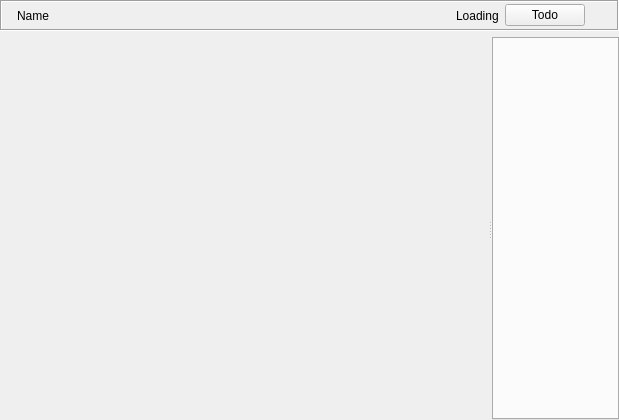
<?xml version="1.0" encoding="UTF-8"?>
<ui version="4.0">
 <class>GxsGroupFrameDialog</class>
 <widget class="QWidget" name="GxsGroupFrameDialog">
  <property name="geometry">
   <rect>
    <x>0</x>
    <y>0</y>
    <width>619</width>
    <height>420</height>
   </rect>
  </property>
  <layout class="QVBoxLayout" name="verticalLayout">
   <property name="leftMargin">
    <number>0</number>
   </property>
   <property name="topMargin">
    <number>0</number>
   </property>
   <property name="rightMargin">
    <number>0</number>
   </property>
   <property name="bottomMargin">
    <number>0</number>
   </property>
   <item>
    <widget class="QFrame" name="titleBarFrame">
     <property name="sizePolicy">
      <sizepolicy hsizetype="Preferred" vsizetype="Maximum">
       <horstretch>0</horstretch>
       <verstretch>0</verstretch>
      </sizepolicy>
     </property>
     <property name="frameShape">
      <enum>QFrame::Box</enum>
     </property>
     <property name="frameShadow">
      <enum>QFrame::Sunken</enum>
     </property>
     <layout class="QHBoxLayout" name="horizontalLayout_2">
      <property name="margin">
       <number>2</number>
      </property>
      <item>
       <widget class="QLabel" name="titleBarPixmap">
        <property name="maximumSize">
         <size>
          <width>24</width>
          <height>24</height>
         </size>
        </property>
        <property name="text">
         <string/>
        </property>
        <property name="pixmap">
         <pixmap resource="../images.qrc">:/images/konversation.png</pixmap>
        </property>
        <property name="scaledContents">
         <bool>true</bool>
        </property>
       </widget>
      </item>
      <item>
       <widget class="StyledLabel" name="titleBarLabel">
        <property name="text">
         <string notr="true">Name</string>
        </property>
       </widget>
      </item>
      <item>
       <spacer>
        <property name="orientation">
         <enum>Qt::Horizontal</enum>
        </property>
        <property name="sizeHint" stdset="0">
         <size>
          <width>123</width>
          <height>13</height>
         </size>
        </property>
       </spacer>
      </item>
      <item>
       <widget class="QLabel" name="loadingLabel">
        <property name="text">
         <string>Loading</string>
        </property>
       </widget>
      </item>
      <item>
       <widget class="QPushButton" name="todoPushButton">
        <property name="text">
         <string>Todo</string>
        </property>
       </widget>
      </item>
      <item>
       <widget class="QToolButton" name="helpButton">
        <property name="focusPolicy">
         <enum>Qt::NoFocus</enum>
        </property>
        <property name="icon">
         <iconset resource="../images.qrc">
          <normaloff>:/icons/help_64.png</normaloff>:/icons/help_64.png</iconset>
        </property>
        <property name="checkable">
         <bool>true</bool>
        </property>
        <property name="autoRaise">
         <bool>true</bool>
        </property>
       </widget>
      </item>
     </layout>
    </widget>
   </item>
   <item>
    <widget class="QSplitter" name="splitter">
     <property name="orientation">
      <enum>Qt::Horizontal</enum>
     </property>
     <widget class="GroupTreeWidget" name="groupTreeWidget" native="true">
      <property name="sizePolicy">
       <sizepolicy hsizetype="Preferred" vsizetype="Expanding">
        <horstretch>0</horstretch>
        <verstretch>0</verstretch>
       </sizepolicy>
      </property>
     </widget>
     <widget class="RSTabWidget" name="messageTabWidget">
      <property name="currentIndex">
       <number>-1</number>
      </property>
      <property name="tabsClosable">
       <bool>true</bool>
      </property>
      <property name="movable">
       <bool>true</bool>
      </property>
     </widget>
    </widget>
   </item>
  </layout>
  <action name="actionPrint">
   <property name="text">
    <string>Print</string>
   </property>
  </action>
  <action name="actionPrintPreview">
   <property name="text">
    <string>PrintPreview</string>
   </property>
  </action>
 </widget>
 <customwidgets>
  <customwidget>
   <class>RSTabWidget</class>
   <extends>QTabWidget</extends>
   <header>gui/common/RSTabWidget.h</header>
   <container>1</container>
  </customwidget>
  <customwidget>
   <class>StyledLabel</class>
   <extends>QLabel</extends>
   <header>gui/common/StyledLabel.h</header>
  </customwidget>
  <customwidget>
   <class>GroupTreeWidget</class>
   <extends>QWidget</extends>
   <header>gui/common/GroupTreeWidget.h</header>
   <container>1</container>
  </customwidget>
 </customwidgets>
 <resources>
  <include location="../images.qrc"/>
 </resources>
 <connections/>
</ui>
